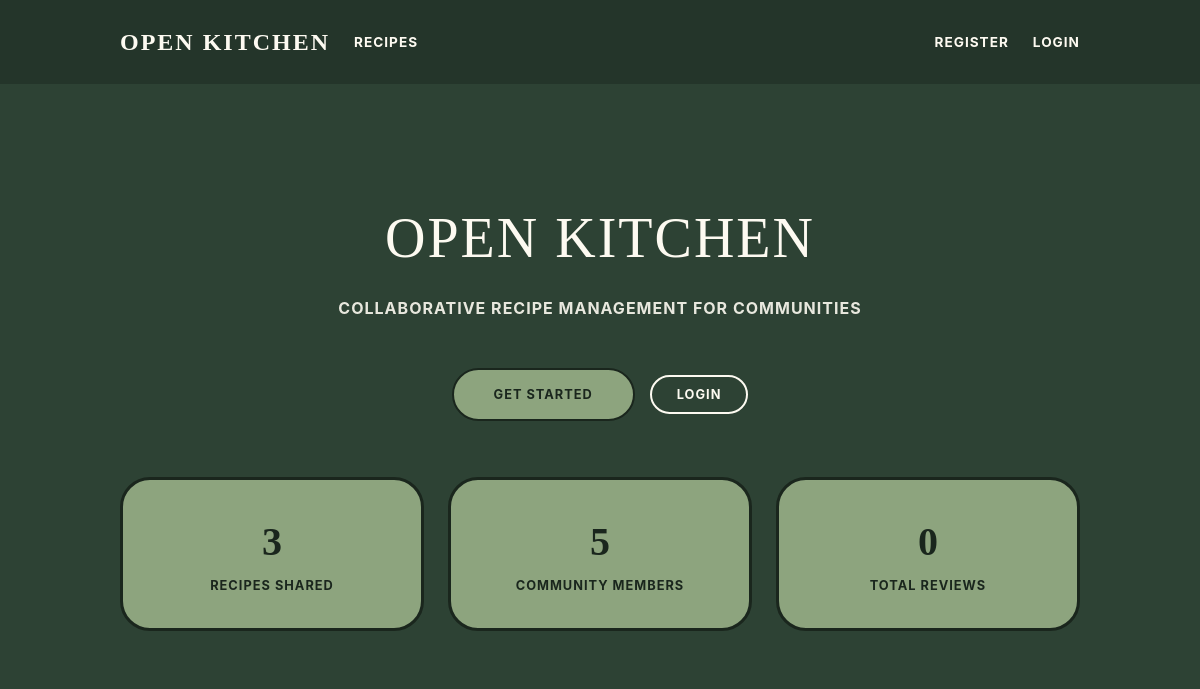
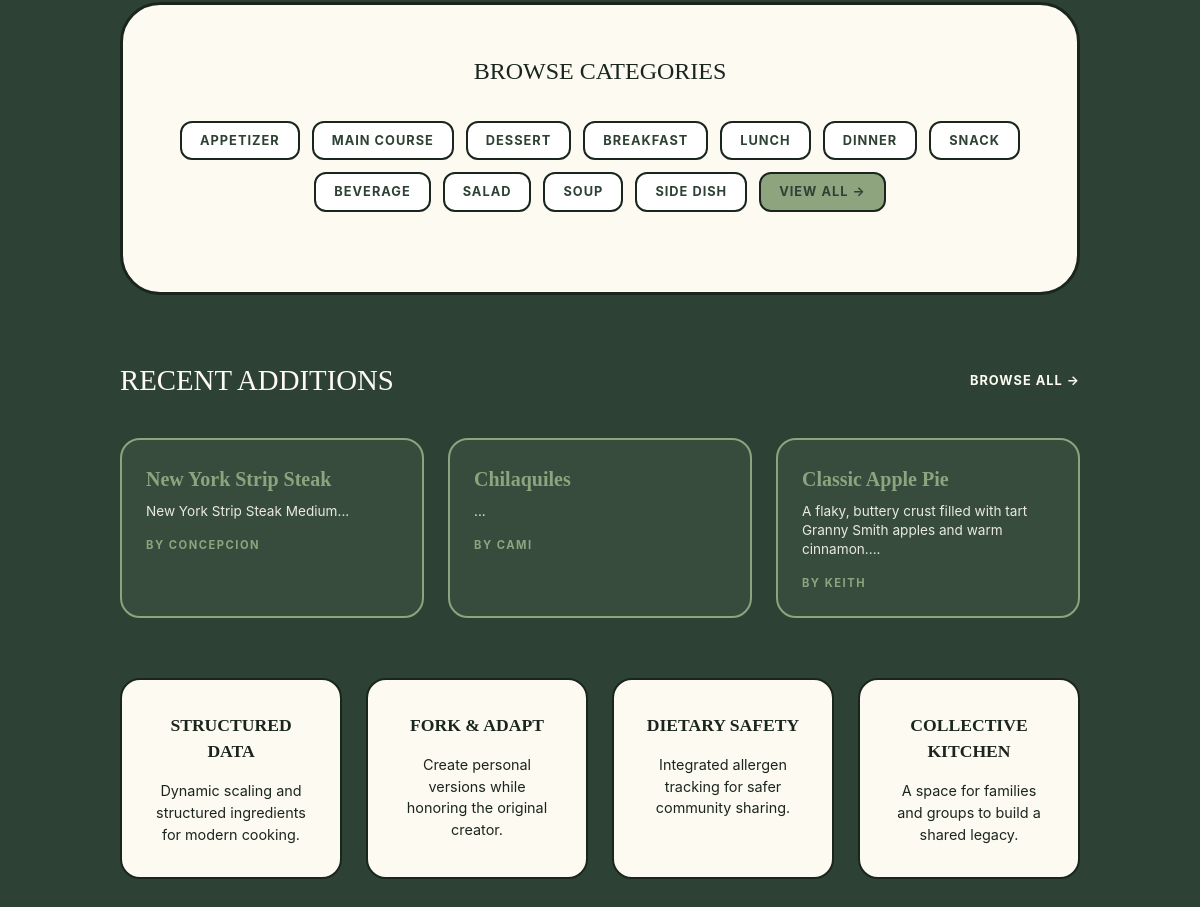
Before: / with the older database file (2 pictures, top to bottom).
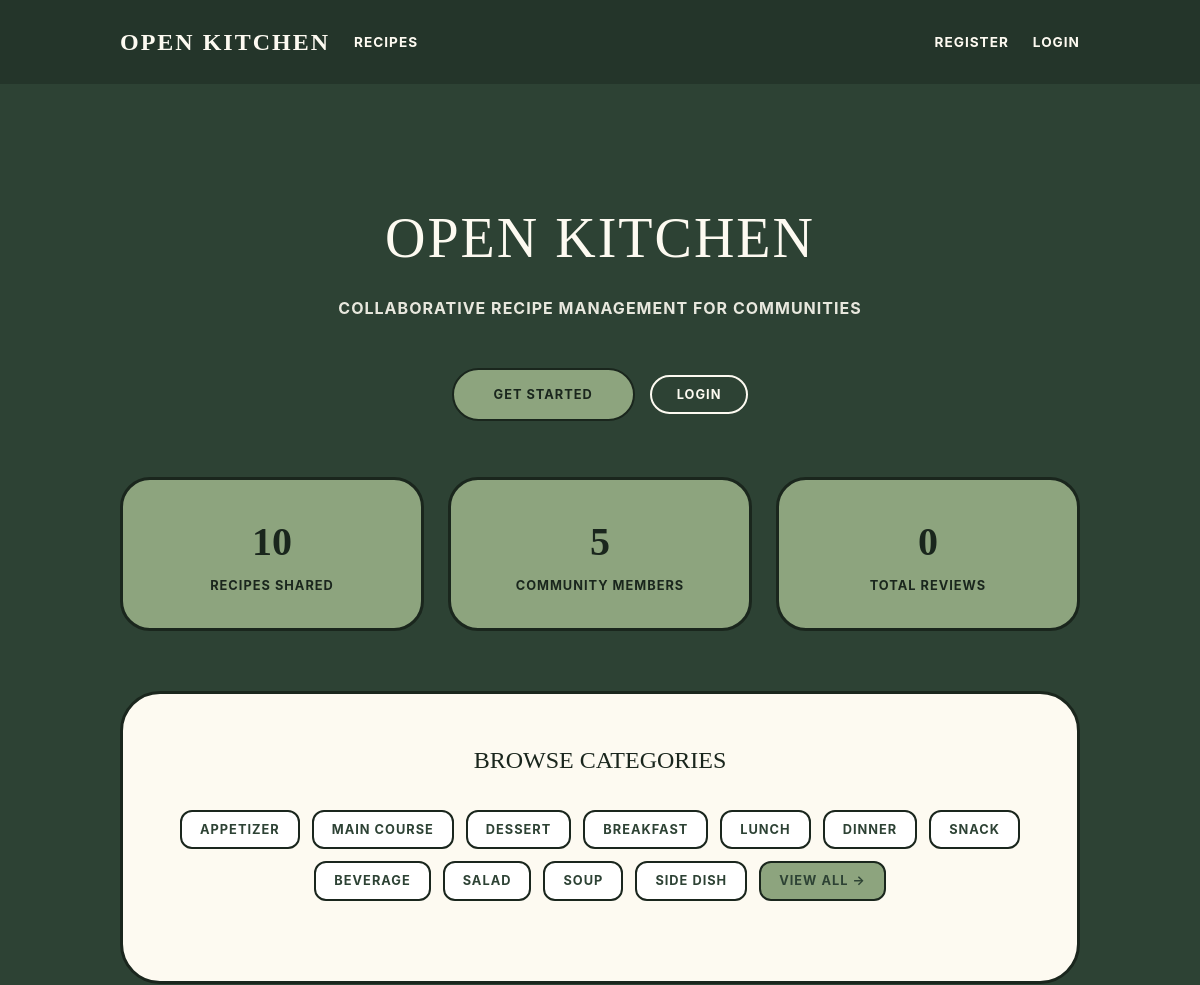
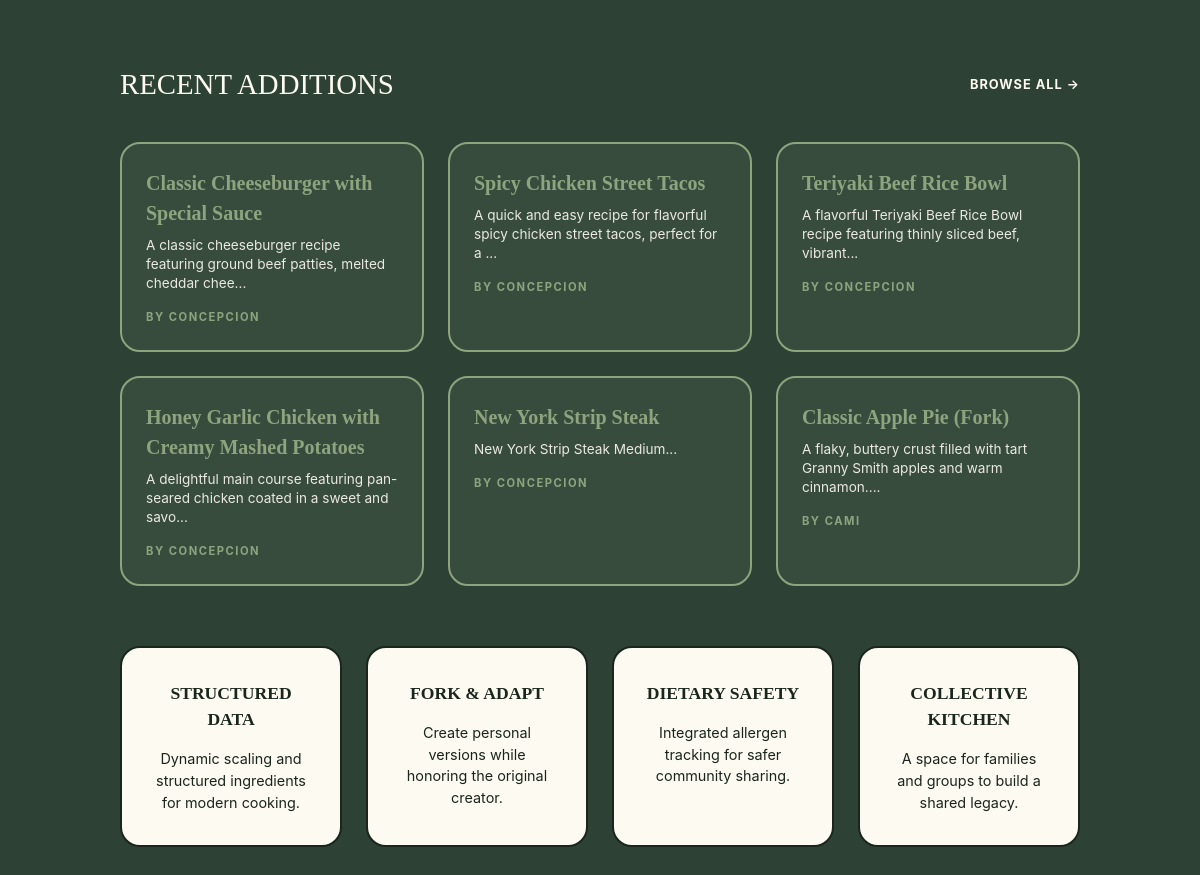
After: the same page with the newer database file (2 pictures, top to bottom).
### tables this page shows
CREATE TABLE categories (
    id INTEGER PRIMARY KEY AUTOINCREMENT,
    name TEXT UNIQUE NOT NULL
);

CREATE TABLE recipes (
    id INTEGER PRIMARY KEY AUTOINCREMENT,
    title TEXT NOT NULL,
    description TEXT,
    template_type TEXT NOT NULL CHECK(template_type IN ('standard', 'quick_tip')),
    author_id INTEGER NOT NULL,
    base_servings INTEGER,
    prep_time_minutes INTEGER,
    cook_time_minutes INTEGER,
    parent_recipe_id INTEGER,
    is_public INTEGER DEFAULT 1,
    created_at DATETIME DEFAULT CURRENT_TIMESTAMP,
    updated_at DATETIME, image_url TEXT,
    FOREIGN KEY (author_id) REFERENCES users(id),
    FOREIGN KEY (parent_recipe_id) REFERENCES recipes(id)
);

### app/__init__.py (the view)
    @app.route('/')
    def index():
        from app.models import Recipe, Category
        from app.db import get_db
        recent_recipes = Recipe.get_recent(limit=6)
        db = get_db()
        stats = {
            'total_recipes': Recipe.get_stats()['total_recipes'],
            'total_users': db.execute('SELECT COUNT(*) FROM users').fetchone()[0],
            'total_reviews': db.execute('SELECT COUNT(*) FROM reviews').fetchone()[0],
        }
        categories = Category.get_all()[:6]
        return render_template('index.html',
                             recipes=recent_recipes,
                             stats=stats,
                             categories=categories)

### app/auth.py (called while the page is built)
@bp.before_app_request
def load_logged_in_user():
    user_id = session.get('user_id')
    if user_id is None:
        g.user = None
    else:
        g.user = User.get_by_id(user_id)

### app/db.py (called while the page is built)
def get_db():
    if 'db' not in g:
        g.db = sqlite3.connect(
            current_app.config['DATABASE'],
            detect_types=sqlite3.PARSE_DECLTYPES
        )
        g.db.row_factory = sqlite3.Row
        g.db.execute('PRAGMA foreign_keys = ON')
    return g.db

### app/models/lookup.py (called while the page is built)
    @staticmethod
    def get_all():
        db = get_db()
        return db.execute('SELECT * FROM categories ORDER BY name').fetchall()

### app/models/recipe.py (called while the page is built)
    @staticmethod
    def get_recent(limit=6):
        db = get_db()
        return db.execute(
            'SELECT r.*, u.username as author_name, '
            'AVG(rv.rating) as avg_rating, '
            'COUNT(DISTINCT rv.id) as review_count '
            'FROM recipes r '
            'JOIN users u ON r.author_id = u.id '
            'LEFT JOIN reviews rv ON r.id = rv.recipe_id '
            'WHERE r.is_public = 1 '
            'GROUP BY r.id '
            'ORDER BY r.created_at DESC LIMIT ?',
            (limit,)
        ).fetchall()

### app/templates/index.html (shortened to what the changed rows need)
{% extends 'base.html' %}
{% block content %}
<section class="section has-text-centered" style="padding: 4rem 0;">
    <h1 class="hero-title">Open Kitchen</h1>
</section>
<div class="columns is-multiline mb-6">
    <div class="column is-4">
        <div class="stat-pill">
            <span class="stat-val">{{ stats.total_recipes }}</span>
            <span class="stat-name">Recipes Shared</span>
        </div>
    </div>
</div>
<div class="form-card" style="background-color: var(--cream); border: 3px solid var(--border-dark); border-radius: 40px; padding: 3rem; margin-bottom: 4rem;">
    <h2 style="font-family: 'Georgia', serif; text-transform: uppercase; text-align: center; margin-bottom: 2rem; font-size: 1.5rem;">Browse Categories</h2>
    <div class="category-list">
        {% set cats = [
            ('1', 'Appetizer'), ('2', 'Main Course'), ('3', 'Dessert'),
            ('4', 'Breakfast'), ('5', 'Lunch'), ('6', 'Dinner'),
            ('7', 'Snack'), ('8', 'Beverage'), ('9', 'Salad'),
            ('10', 'Soup'), ('11', 'Side Dish')
        ] %}
        {% for cid, cname in cats %}
            <a href="{{ url_for('recipes.index', category=cid) }}" class="category-pill">{{ cname }}</a>
        {% endfor %}
        <a href="{{ url_for('recipes.index') }}" class="category-pill" style="background-color: var(--pill-green);">VIEW ALL →</a>
    </div>
</div>
<div class="mb-6">
    <div class="level">
        <div class="level-left">
            <h2 style="font-family: 'Georgia', serif; text-transform: uppercase; color: var(--cream); font-size: 1.8rem;">Recent Additions</h2>
        </div>
    </div>
    <div class="columns is-multiline mt-4">
        {% for recipe in recipes %}
            <div class="column is-4">
                <a href="{{ url_for('recipes.view', id=recipe.id) }}" class="recipe-grid-card">
                    <h3 class="recipe-title">{{ recipe.title }}</h3>
                    <p class="recipe-description">{{ recipe.description[:80] }}...</p>
                    <div class="meta-label">BY {{ recipe.author_name|upper }}</div>
                </a>
            </div>
        {% endfor %}
    </div>
</div>
{% endblock %}

Changed rows visible on the page:
no longer on this page (row unchanged): recipes: title "Chilaquiles", author_name "CAMI"
no longer on this page (row unchanged): recipes: title "Classic Apple Pie", description "A flaky, buttery crust filled with tart Granny Smith apples and warm cinnamon.", author_name "KEITH"
added recipes: title "Classic Cheeseburger with Special Sauce", description "A classic cheeseburger recipe featuring ground beef patties, melted cheddar chee", author_name "CONCEPCION"
added recipes: title "Spicy Chicken Street Tacos", description "A quick and easy recipe for flavorful spicy chicken street tacos, perfect for a", author_name "CONCEPCION"
added recipes: title "Teriyaki Beef Rice Bowl", description "A flavorful Teriyaki Beef Rice Bowl recipe featuring thinly sliced beef, vibrant", author_name "CONCEPCION"
added recipes: title "Honey Garlic Chicken with Creamy Mashed Potatoes", description "A delightful main course featuring pan-seared chicken coated in a sweet and savo", author_name "CONCEPCION"
added recipes: title "Classic Apple Pie (Fork)", description "A flaky, buttery crust filled with tart Granny Smith apples and warm cinnamon.", author_name "CAMI"
Other visible differences:
{{ stats.total_recipes }}: "3" → "10"
